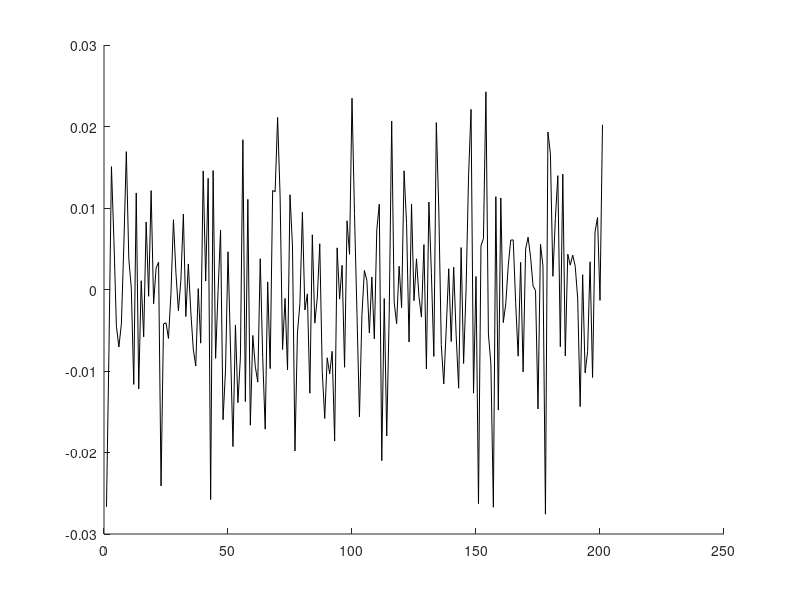

The MATLAB source for this figure: (Note: this script raises an error after producing the figure.)
%% Testing Simulink Noise generation
%
%
clc;
% close all;
%% 
N_inputs = 1;
Q = 1e-4;
seed = 1;
rng(seed);
w_k = (chol(Q,'lower')*randn(N_inputs,201))';
% w_k = (chol(Q,'lower')*randn(N_inputs,1e6))';

figure
hold on
plot(w_k,'k-')
plot(out.w_k,'bo') % have to run the simulink model to get this data
xlim([0,200])


% It seems that simulink and Matlab don't produce the same random number
% vector